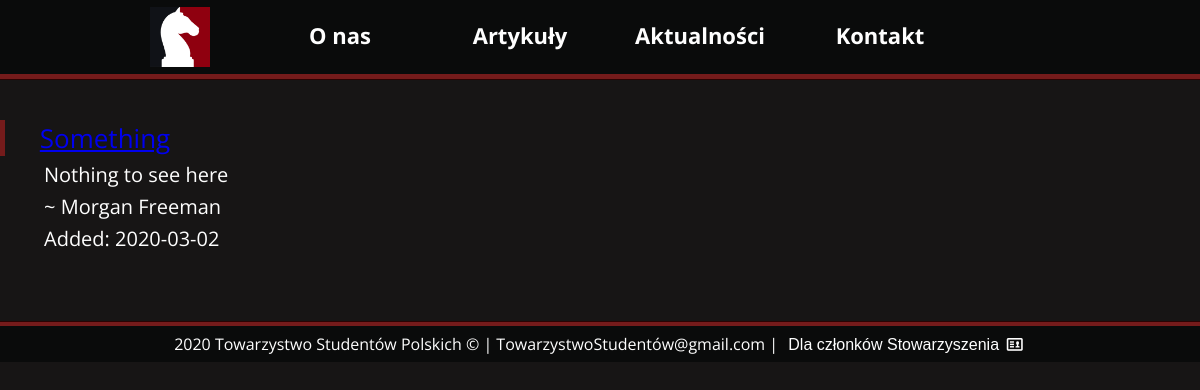
The page /articles/2 on the database its author committed.
### articles/models.py (models this page shows, shortened)
class Article(models.Model):
    date = models.DateTimeField()
    body = models.TextField()
    author = models.CharField(max_length=100)
    title = models.CharField(max_length=200)

### articles/views.py (the view)
# urls.py: path('<int:pk>',views.ArticleDetailView.as_view(),name='articledetails')
class ArticleDetailView(DetailView):
    model = Article
    template_name='articles/article.html'
    def get_context_data(self, **kwargs):
        context = super(ArticleDetailView,self).get_context_data(**kwargs)
        return context

### articles/templates/articles/article.html (shortened to what this page needs)
{% extends "info/header_footer.html" %}
{% block content %}
	<div class="News">
		<div class="TopNews">
			<a href="/articles/{{post.id}}">{{ object.title }}</a>
		</div>
		<div class="NewsText">
			<h3>
				{{object.body|safe}}
			</h3>
			<h3>
				~ {{object.author}}
			</h3>
			<h3>
				Added: {{object.date|date:"Y-m-d"}}
			</h3>
		</div>
	</div>
{% endblock %}

### political_website/static/info/css/style.css (style rules this page uses)
body { background-color: #171515; color: #fefefe; margin: 0; font-family: 'Open Sans', sans-serif; font-size: 20px; line-height: normal; }
h3 { font-size: 20px; font-weight: 400; color: #fefefe; padding: 0px; margin: 5px; }
.News { margin-left: auto; margin-right: auto; margin-top: 40px; }
.TopNews { font-size: 26px; font-weight: 400; text-align: center; margin-right: auto; width: 200px; border-left: 5px solid #751b1b; }
.NewsText { height: 90px; text-align: left; margin-left: 39px; }

### rows shown on the page
Article: body "Nothing to see here", author "Morgan Freeman", date "2020-03-02"
